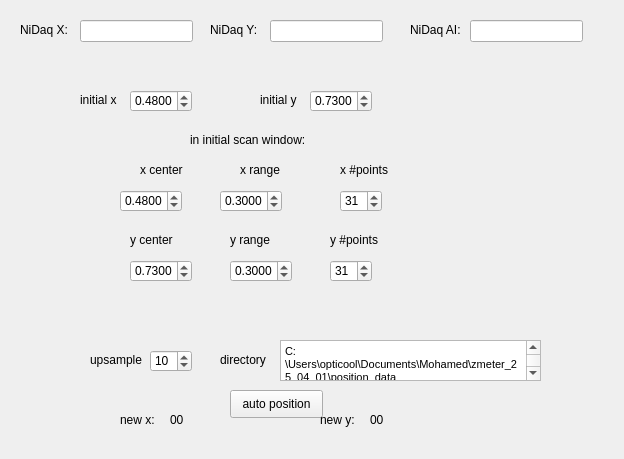
<?xml version="1.0" encoding="UTF-8"?>
<ui version="4.0">
 <class>QWidget</class>
 <widget class="QWidget" name="QWidget">
  <property name="geometry">
   <rect>
    <x>0</x>
    <y>0</y>
    <width>624</width>
    <height>459</height>
   </rect>
  </property>
  <property name="windowTitle">
   <string>Form</string>
  </property>
  <widget class="QLabel" name="label_7">
   <property name="geometry">
    <rect>
     <x>140</x>
     <y>160</y>
     <width>91</width>
     <height>20</height>
    </rect>
   </property>
   <property name="text">
    <string>x center</string>
   </property>
  </widget>
  <widget class="QLabel" name="label_8">
   <property name="geometry">
    <rect>
     <x>240</x>
     <y>160</y>
     <width>91</width>
     <height>20</height>
    </rect>
   </property>
   <property name="text">
    <string>x range</string>
   </property>
  </widget>
  <widget class="QLabel" name="label_9">
   <property name="geometry">
    <rect>
     <x>340</x>
     <y>160</y>
     <width>91</width>
     <height>20</height>
    </rect>
   </property>
   <property name="text">
    <string>x #points</string>
   </property>
  </widget>
  <widget class="QLabel" name="label_10">
   <property name="geometry">
    <rect>
     <x>130</x>
     <y>230</y>
     <width>91</width>
     <height>20</height>
    </rect>
   </property>
   <property name="text">
    <string>y center</string>
   </property>
  </widget>
  <widget class="QLabel" name="label_11">
   <property name="geometry">
    <rect>
     <x>330</x>
     <y>230</y>
     <width>91</width>
     <height>20</height>
    </rect>
   </property>
   <property name="text">
    <string>y #points</string>
   </property>
  </widget>
  <widget class="QLabel" name="label_12">
   <property name="geometry">
    <rect>
     <x>230</x>
     <y>230</y>
     <width>91</width>
     <height>20</height>
    </rect>
   </property>
   <property name="text">
    <string>y range</string>
   </property>
  </widget>
  <widget class="QDoubleSpinBox" name="spinXCenter">
   <property name="geometry">
    <rect>
     <x>120</x>
     <y>190</y>
     <width>62</width>
     <height>22</height>
    </rect>
   </property>
   <property name="decimals">
    <number>4</number>
   </property>
   <property name="minimum">
    <double>-99.000000000000000</double>
   </property>
   <property name="value">
    <double>0.480000000000000</double>
   </property>
  </widget>
  <widget class="QDoubleSpinBox" name="spinXRange">
   <property name="geometry">
    <rect>
     <x>220</x>
     <y>190</y>
     <width>62</width>
     <height>22</height>
    </rect>
   </property>
   <property name="decimals">
    <number>4</number>
   </property>
   <property name="minimum">
    <double>-99.000000000000000</double>
   </property>
   <property name="value">
    <double>0.300000000000000</double>
   </property>
  </widget>
  <widget class="QSpinBox" name="spinXPts">
   <property name="geometry">
    <rect>
     <x>340</x>
     <y>190</y>
     <width>42</width>
     <height>22</height>
    </rect>
   </property>
   <property name="value">
    <number>31</number>
   </property>
  </widget>
  <widget class="QDoubleSpinBox" name="spinYRange">
   <property name="geometry">
    <rect>
     <x>230</x>
     <y>260</y>
     <width>62</width>
     <height>22</height>
    </rect>
   </property>
   <property name="decimals">
    <number>4</number>
   </property>
   <property name="minimum">
    <double>-99.000000000000000</double>
   </property>
   <property name="value">
    <double>0.300000000000000</double>
   </property>
  </widget>
  <widget class="QSpinBox" name="spinYPts">
   <property name="geometry">
    <rect>
     <x>330</x>
     <y>260</y>
     <width>42</width>
     <height>22</height>
    </rect>
   </property>
   <property name="value">
    <number>31</number>
   </property>
  </widget>
  <widget class="QDoubleSpinBox" name="spinYCenter">
   <property name="geometry">
    <rect>
     <x>130</x>
     <y>260</y>
     <width>62</width>
     <height>22</height>
    </rect>
   </property>
   <property name="decimals">
    <number>4</number>
   </property>
   <property name="minimum">
    <double>-99.000000000000000</double>
   </property>
   <property name="value">
    <double>0.730000000000000</double>
   </property>
  </widget>
  <widget class="QPushButton" name="button_auto_position">
   <property name="geometry">
    <rect>
     <x>230</x>
     <y>390</y>
     <width>93</width>
     <height>28</height>
    </rect>
   </property>
   <property name="text">
    <string>auto position</string>
   </property>
  </widget>
  <widget class="QLabel" name="label_13">
   <property name="geometry">
    <rect>
     <x>80</x>
     <y>90</y>
     <width>71</width>
     <height>20</height>
    </rect>
   </property>
   <property name="text">
    <string>initial x</string>
   </property>
  </widget>
  <widget class="QLabel" name="label_14">
   <property name="geometry">
    <rect>
     <x>260</x>
     <y>90</y>
     <width>71</width>
     <height>20</height>
    </rect>
   </property>
   <property name="text">
    <string>initial y</string>
   </property>
  </widget>
  <widget class="QDoubleSpinBox" name="spinX0">
   <property name="geometry">
    <rect>
     <x>130</x>
     <y>90</y>
     <width>62</width>
     <height>22</height>
    </rect>
   </property>
   <property name="decimals">
    <number>4</number>
   </property>
   <property name="minimum">
    <double>-99.000000000000000</double>
   </property>
   <property name="value">
    <double>0.480000000000000</double>
   </property>
  </widget>
  <widget class="QDoubleSpinBox" name="spinY0">
   <property name="geometry">
    <rect>
     <x>310</x>
     <y>90</y>
     <width>62</width>
     <height>22</height>
    </rect>
   </property>
   <property name="decimals">
    <number>4</number>
   </property>
   <property name="minimum">
    <double>-99.000000000000000</double>
   </property>
   <property name="value">
    <double>0.730000000000000</double>
   </property>
  </widget>
  <widget class="QLabel" name="label_15">
   <property name="geometry">
    <rect>
     <x>190</x>
     <y>130</y>
     <width>151</width>
     <height>20</height>
    </rect>
   </property>
   <property name="text">
    <string>in initial scan window:</string>
   </property>
  </widget>
  <widget class="QLabel" name="label_16">
   <property name="geometry">
    <rect>
     <x>120</x>
     <y>410</y>
     <width>71</width>
     <height>20</height>
    </rect>
   </property>
   <property name="text">
    <string>new x:</string>
   </property>
  </widget>
  <widget class="QLabel" name="label_17">
   <property name="geometry">
    <rect>
     <x>320</x>
     <y>410</y>
     <width>71</width>
     <height>20</height>
    </rect>
   </property>
   <property name="text">
    <string>new y:</string>
   </property>
  </widget>
  <widget class="QLabel" name="label_18">
   <property name="geometry">
    <rect>
     <x>170</x>
     <y>410</y>
     <width>71</width>
     <height>20</height>
    </rect>
   </property>
   <property name="text">
    <string>00</string>
   </property>
  </widget>
  <widget class="QLabel" name="label_19">
   <property name="geometry">
    <rect>
     <x>370</x>
     <y>410</y>
     <width>71</width>
     <height>20</height>
    </rect>
   </property>
   <property name="text">
    <string>00</string>
   </property>
  </widget>
  <widget class="QLabel" name="label_20">
   <property name="geometry">
    <rect>
     <x>20</x>
     <y>20</y>
     <width>71</width>
     <height>20</height>
    </rect>
   </property>
   <property name="text">
    <string>NiDaq X:</string>
   </property>
  </widget>
  <widget class="QLabel" name="label_21">
   <property name="geometry">
    <rect>
     <x>210</x>
     <y>20</y>
     <width>71</width>
     <height>20</height>
    </rect>
   </property>
   <property name="text">
    <string>NiDaq Y:</string>
   </property>
  </widget>
  <widget class="QLabel" name="label_22">
   <property name="geometry">
    <rect>
     <x>410</x>
     <y>20</y>
     <width>71</width>
     <height>20</height>
    </rect>
   </property>
   <property name="text">
    <string>NiDaq AI:</string>
   </property>
  </widget>
  <widget class="QLineEdit" name="lineGalvoX">
   <property name="geometry">
    <rect>
     <x>80</x>
     <y>20</y>
     <width>113</width>
     <height>22</height>
    </rect>
   </property>
  </widget>
  <widget class="QLineEdit" name="lineGalvoY">
   <property name="geometry">
    <rect>
     <x>270</x>
     <y>20</y>
     <width>113</width>
     <height>22</height>
    </rect>
   </property>
  </widget>
  <widget class="QLineEdit" name="linePD">
   <property name="geometry">
    <rect>
     <x>470</x>
     <y>20</y>
     <width>113</width>
     <height>22</height>
    </rect>
   </property>
  </widget>
  <widget class="QSpinBox" name="spinUpsample">
   <property name="geometry">
    <rect>
     <x>150</x>
     <y>350</y>
     <width>42</width>
     <height>22</height>
    </rect>
   </property>
   <property name="value">
    <number>10</number>
   </property>
  </widget>
  <widget class="QLabel" name="label_23">
   <property name="geometry">
    <rect>
     <x>90</x>
     <y>350</y>
     <width>61</width>
     <height>20</height>
    </rect>
   </property>
   <property name="text">
    <string>upsample</string>
   </property>
  </widget>
  <widget class="QLabel" name="label_24">
   <property name="geometry">
    <rect>
     <x>220</x>
     <y>350</y>
     <width>91</width>
     <height>20</height>
    </rect>
   </property>
   <property name="text">
    <string>directory</string>
   </property>
  </widget>
  <widget class="QTextEdit" name="textResultsDir">
   <property name="geometry">
    <rect>
     <x>280</x>
     <y>340</y>
     <width>261</width>
     <height>41</height>
    </rect>
   </property>
   <property name="html">
    <string>&lt;!DOCTYPE HTML PUBLIC &quot;-//W3C//DTD HTML 4.0//EN&quot; &quot;http://www.w3.org/TR/REC-html40/strict.dtd&quot;&gt;
&lt;html&gt;&lt;head&gt;&lt;meta name=&quot;qrichtext&quot; content=&quot;1&quot; /&gt;&lt;style type=&quot;text/css&quot;&gt;
p, li { white-space: pre-wrap; }
&lt;/style&gt;&lt;/head&gt;&lt;body style=&quot; font-family:'MS Shell Dlg 2'; font-size:7.8pt; font-weight:400; font-style:normal;&quot;&gt;
&lt;p style=&quot; margin-top:0px; margin-bottom:0px; margin-left:0px; margin-right:0px; -qt-block-indent:0; text-indent:0px;&quot;&gt;&lt;span style=&quot; font-size:8pt;&quot;&gt;C:\Users\opticool\Documents\Mohamed\zmeter_25_04_01\position_data&lt;/span&gt;&lt;/p&gt;&lt;/body&gt;&lt;/html&gt;</string>
   </property>
  </widget>
 </widget>
 <resources/>
 <connections/>
</ui>
